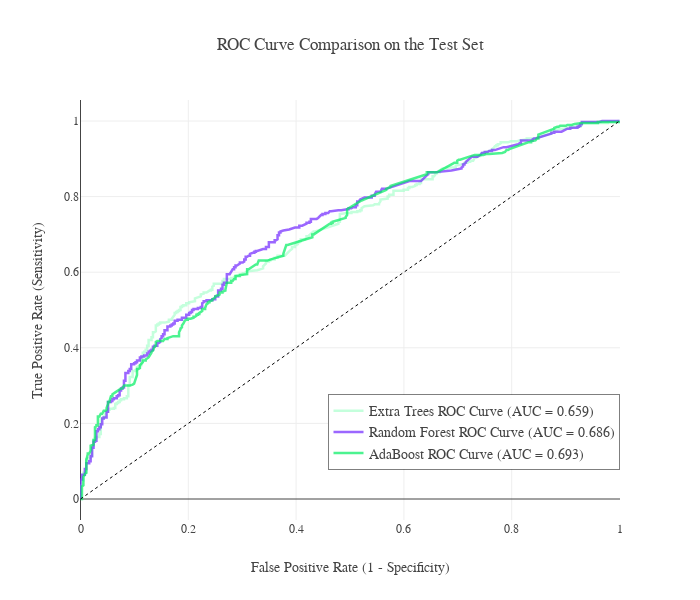

This figure's notebook cell:
### Markdown cell above
<a class="anchor" id="6"></a>

# <div style="color:white;display:fill;border-radius:5px;background-color:#01EE62;letter-spacing:0.5px;overflow:hidden"><p style="padding:20px;color:white;overflow:hidden;margin:0;font-size:110%"><b>6 |</b> ROC Curves</p></div>

### Code cell
# ROC Curves
fpr = {}
tpr = {}
roc_auc = {}
thresh = {}

models=[ext, rf, ada]
    
for i in range(len(models)):
    m=models[i]
    y_probs=m.predict_proba(X_test)
    fpr[i], tpr[i], thresh[i] = roc_curve(y_test, y_probs[:,1], pos_label=1)
    roc_auc[i] = cross_val_score(m, X_test, y_test, cv=k_fold, 
                                 scoring='roc_auc', n_jobs=-1).mean()

fig = go.Figure()
fig.add_trace(go.Scatter(x=fpr[0], y=tpr[0], line=dict(color='#ABFFCD', width=2.5), opacity=0.7,
                         hovertemplate = 'Extra Trees True positive rate = %{y:.3f}, False positive rate = %{x:.3f}<extra></extra>',
                         name='Extra Trees ROC Curve (AUC = {:.3f})'.format(roc_auc[0])))
fig.add_trace(go.Scatter(x=fpr[1], y=tpr[1], line=dict(color='#7127FF', width=2.5), opacity=0.7,
                         hovertemplate = 'Random Forest True positive rate = %{y:.3f}, False positive rate = %{x:.3f}<extra></extra>',
                         name='Random Forest ROC Curve (AUC = {:.3f})'.format(roc_auc[1])))
fig.add_trace(go.Scatter(x=fpr[2], y=tpr[2], line=dict(color='#01EE62', width=2.5), opacity=0.7,
                         hovertemplate = 'AdaBoost True positive rate = %{y:.3f}, False positive rate = %{x:.3f}<extra></extra>',
                         name='AdaBoost ROC Curve (AUC = {:.3f})'.format(roc_auc[2])))

fig.add_shape(type="line", xref="x", yref="y", x0=0, y0=0, x1=1, y1=1, 
              line=dict(color="Black", width=1, dash="dot"))

fig.update_layout(template=temp, title="ROC Curve Comparison on the Test Set", hovermode="x unified", 
                  hoverlabel = dict(bgcolor="white",font_size=12), xaxis=dict(hoverformat=".2f"),
                  xaxis_title='False Positive Rate (1 - Specificity)', yaxis_title='True Positive Rate (Sensitivity)', 
                  legend=dict(y=.12, x=1, xanchor="right",bordercolor="black",borderwidth=.5, font=dict(size=14)),
                  height=600, width=700)
fig.show()

### Figure 1 — Plotly figure (JSON) as saved in the notebook; plotly's stock layout.template omitted (floating-point values rounded to 4 significant figures; data arrays with more than 128 entries replaced by an {"elided": "..."} marker saying what was removed)
{"data": [{"hovertemplate": "Extra Trees True positive rate = %{y:.3f}, False positive rate = %{x:.3f}<extra></extra>", "line": {"color": "#ABFFCD", "width": 2.5}, "name": "Extra Trees ROC Curve (AUC = 0.659)", "opacity": 0.7, "type": "scatter", "x": {"elided": "321 float values"}, "y": {"elided": "321 float values"}}, {"hovertemplate": "Random Forest True positive rate = %{y:.3f}, False positive rate = %{x:.3f}<extra></extra>", "line": {"color": "#7127FF", "width": 2.5}, "name": "Random Forest ROC Curve (AUC = 0.686)", "opacity": 0.7, "type": "scatter", "x": {"elided": "310 float values"}, "y": {"elided": "310 float values"}}, {"hovertemplate": "AdaBoost True positive rate = %{y:.3f}, False positive rate = %{x:.3f}<extra></extra>", "line": {"color": "#01EE62", "width": 2.5}, "name": "AdaBoost ROC Curve (AUC = 0.693)", "opacity": 0.7, "type": "scatter", "x": {"elided": "224 float values"}, "y": {"elided": "224 float values"}}], "layout": {"height": 600, "hoverlabel": {"bgcolor": "white", "font": {"size": 12}}, "hovermode": "x unified", "legend": {"bordercolor": "black", "borderwidth": 0.5, "font": {"size": 14}, "x": 1, "xanchor": "right", "y": 0.12}, "shapes": [{"line": {"color": "Black", "dash": "dot", "width": 1}, "type": "line", "x0": 0, "x1": 1, "xref": "x", "y0": 0, "y1": 1, "yref": "y"}], "title": {"text": "ROC Curve Comparison on the Test Set"}, "width": 700, "xaxis": {"hoverformat": ".2f", "title": {"text": "False Positive Rate (1 - Specificity)"}}, "yaxis": {"title": {"text": "True Positive Rate (Sensitivity)"}}}}
